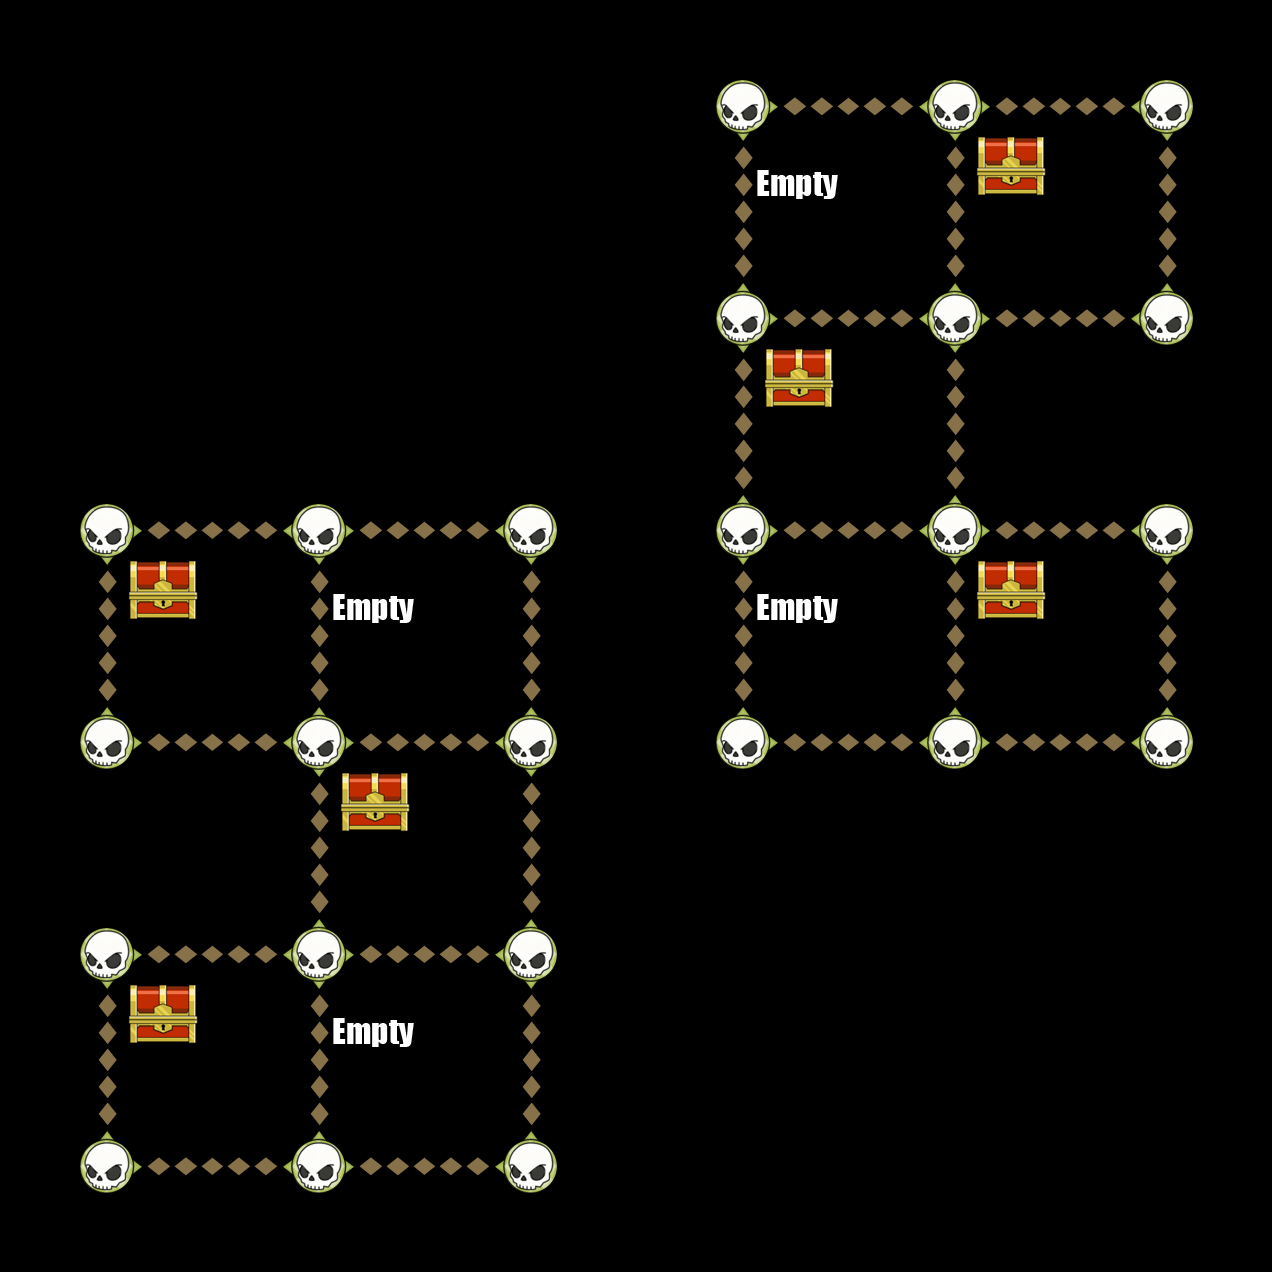

This game map was drawn from its Tiled (.tmx) file and the tilesets committed beside it. A one-line description and the trimmed map source follow:
An orthogonal 6x6 tile map with 212x212 px tiles, 6 tile layers (Down, Up, Left, Right, ...).

<map version="1.0" orientation="orthogonal" width="6" height="6" tilewidth="212" tileheight="212">
 <tileset firstgid="1" name="TileGraphic_Final-ipadhd" tilewidth="212" tileheight="212">
  <image source="TileGraphic_Final-ipadhd.png" width="636" height="1060" />
  <tile id="0">
   <properties>
    <property name="LineFilled" value="True" />
   </properties>
  </tile>
  <tile id="2">
   <properties>
    <property name="Item" value="TreasureBox" />
   </properties>
  </tile>
  <tile id="4">
   <properties>
    <property name="RowFilled" value="True" />
   </properties>
  </tile>
  <tile id="6">
   <properties>
    <property name="Item" value="CannonLeft" />
   </properties>
  </tile>
  <tile id="7">
   <properties>
    <property name="Item" value="ShipRight" />
   </properties>
  </tile>
  <tile id="8">
   <properties>
    <property name="Item" value="MapOne" />
   </properties>
  </tile>
  <tile id="9">
   <properties>
    <property name="Item" value="CannonRight" />
   </properties>
  </tile>
  <tile id="10">
   <properties>
    <property name="Item" value="ShipLeft" />
   </properties>
  </tile>
  <tile id="11">
   <properties>
    <property name="Item" value="MapTwo" />
   </properties>
  </tile>
  <tile id="12">
   <properties>
    <property name="Item" value="Empty" />
   </properties>
  </tile>
  <tile id="13">
   <properties>
    <property name="Item" value="Skull" />
   </properties>
  </tile>
  <tile id="14">
   <properties>
    <property name="Item" value="Fog" />
   </properties>
  </tile>
 </tileset>
 <layer name="Down" width="6" height="6">
  <data>[36 cells, 16 non-empty, 1 distinct tile ids]</data>
 </layer>
 <layer name="Up" width="6" height="6">
  <data>[36 cells, 16 non-empty, 1 distinct tile ids]</data>
 </layer>
 <layer name="Left" width="6" height="6">
  <data>[36 cells, 16 non-empty, 1 distinct tile ids]</data>
 </layer>
 <layer name="Right" width="6" height="6">
  <data>[36 cells, 16 non-empty, 1 distinct tile ids]</data>
 </layer>
 <layer name="Dots" width="6" height="6">
  <data>[36 cells, 24 non-empty, 1 distinct tile ids]</data>
 </layer>
 <layer name="Items" width="6" height="6">
  <data>[36 cells, 10 non-empty, 2 distinct tile ids]</data>
 </layer>
</map>
